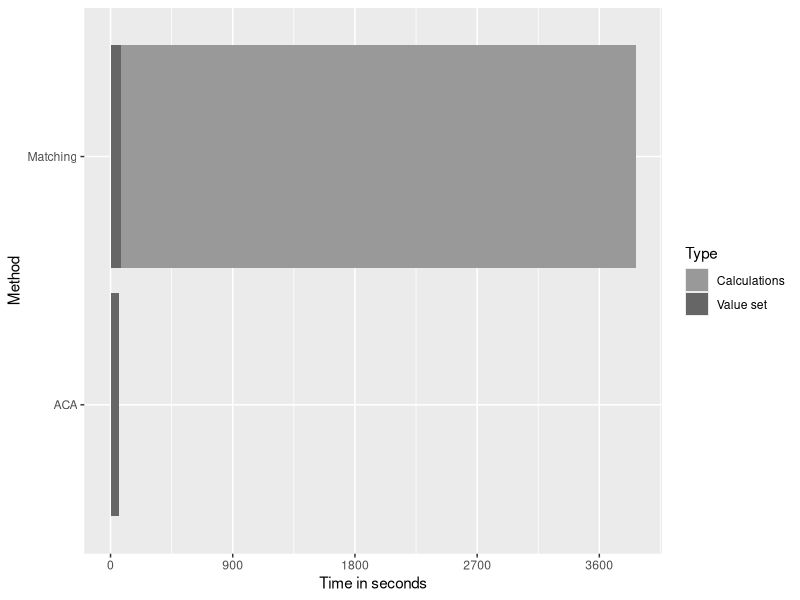
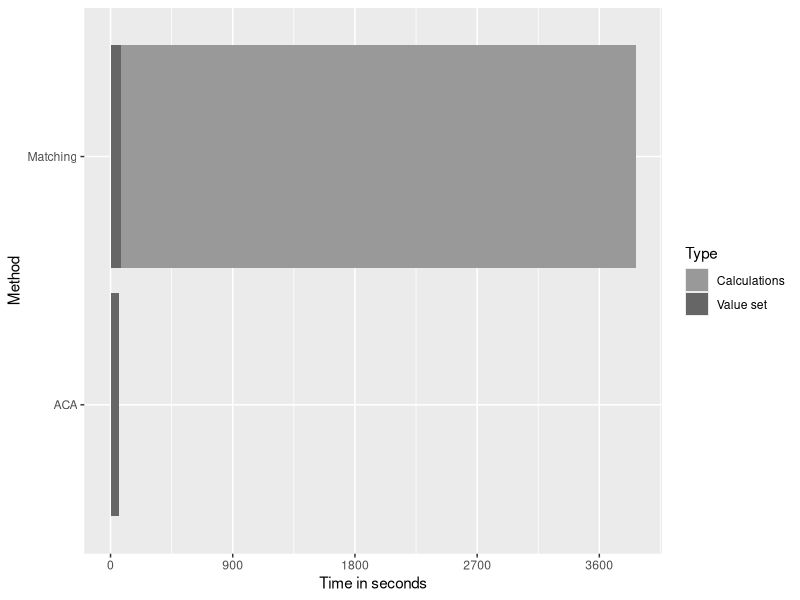

The R script that drew these images, in order:
library(ggplot2)

6.1698 
1.09528 * 60 - 6.1698

1.317403 * 60 - 60
((1.075141 * 60 * 60 - 1.317403 * 60 - 3600) / 60 - 3) * 60

data <- data.frame(Time = c(6.1698, 59.547, 79.04418, 3791.463), Method= c("ACA", "ACA", "Matching", "Matching"), Type = c("Calculations", "Value set", "Value set", "Calculations"))
p <- ggplot(data=data, aes(x=Method, y=Time, fill=Type)) + geom_bar(stat="identity") + coord_flip()
p <- p + scale_y_continuous("Time in seconds", breaks=c(0, 900, 1800, 2700, 3600, 4500)) + scale_fill_grey(start = 0.6, end = 0.4)
p
ggsave("timecomp.pdf", device="pdf", height=1, width=4, units='in', scale=2)
